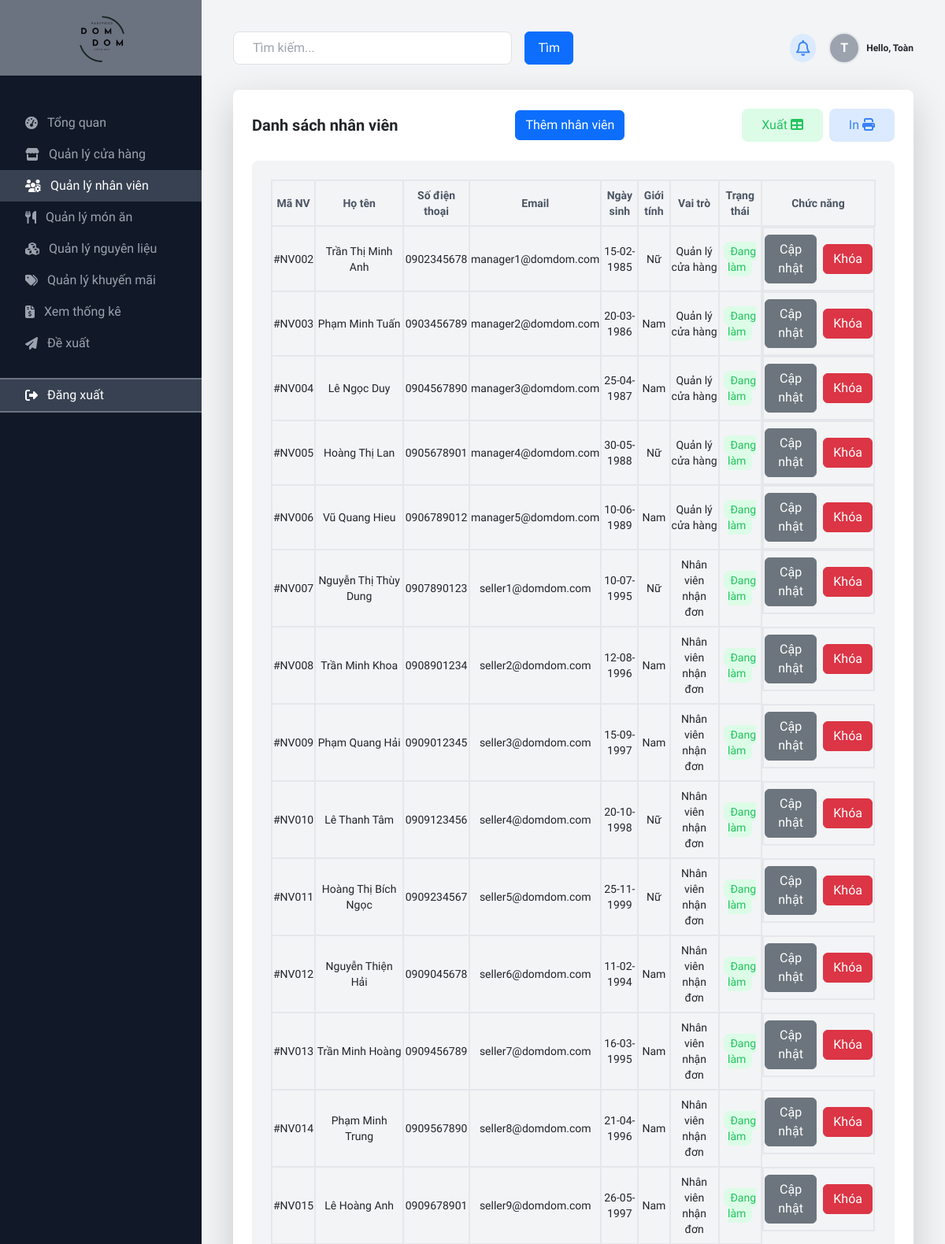
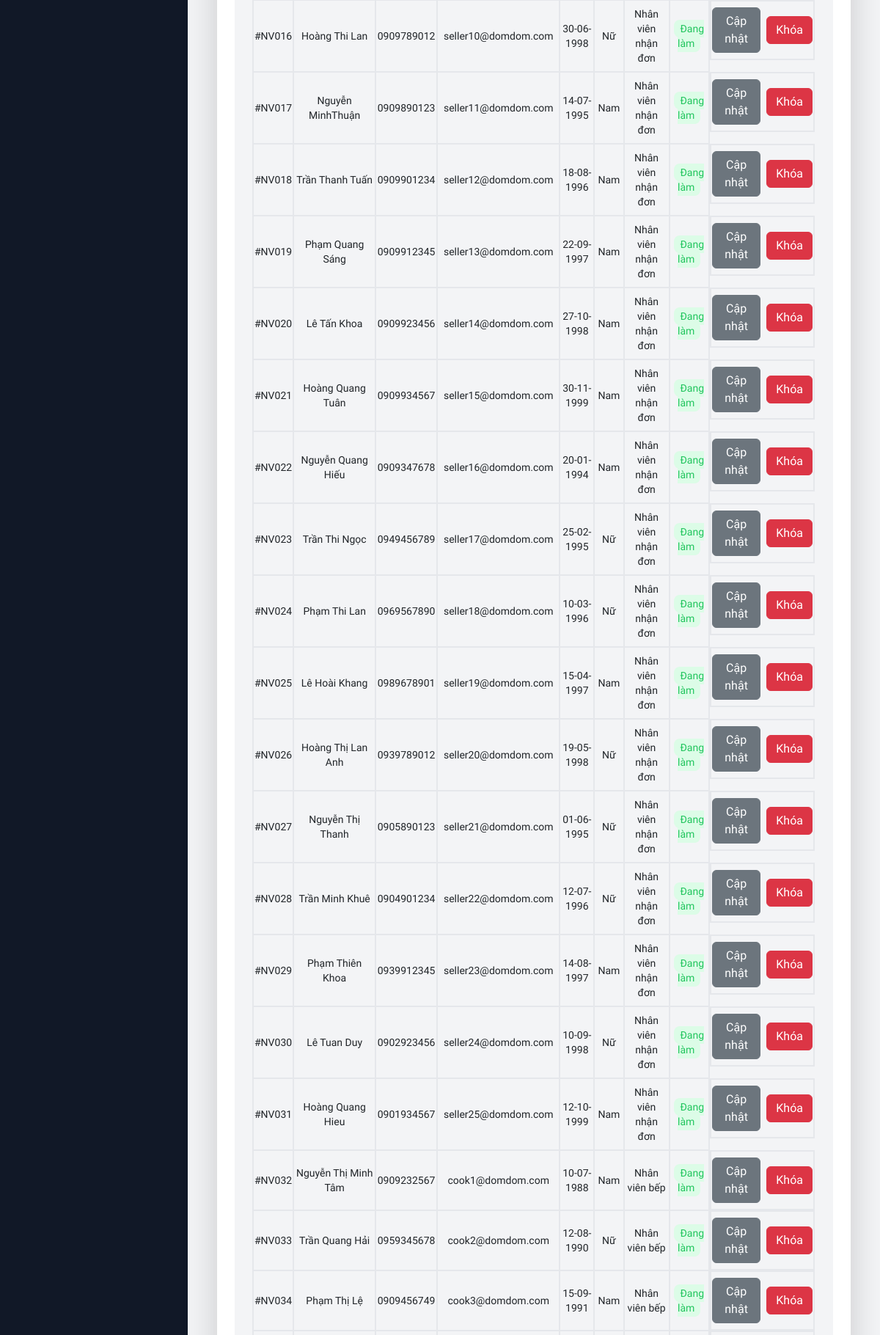
The page /view/page/admin/index.php?i=employee (signed in, upper part) on the database its author committed (2 pictures, top to bottom).
### tables this page shows
CREATE TABLE `user` (
  `userID` int(5) NOT NULL,
  `roleID` int(5) NOT NULL,
  `userName` varchar(50) NOT NULL,
  `email` varchar(50) NOT NULL,
  `password` varchar(255) NOT NULL,
  `dateBirth` date NOT NULL,
  `sex` tinyint(1) NOT NULL,
  `phoneNumber` varchar(11) DEFAULT NULL,
  `image` varchar(50) DEFAULT NULL,
  `storeID` int(5) NOT NULL,
  `status` tinyint(1) NOT NULL DEFAULT 1
);

CREATE TABLE `role` (
  `roleID` int(5) NOT NULL,
  `roleName` varchar(50) NOT NULL
);

### view/page/admin/employee/index.php (the view, shortened to what this page needs)
<div class="grid grid-cols-1 md:grid-cols-1 gap-6 mt-8">
    <div class="bg-white p-6 rounded-lg shadow-lg mb-6">
        <div class="flex justify-between items-center mb-4">
            <h2 class="text-xl font-semibold">
                Danh sách nhân viên
            </h2>
            <div class="flex items-center">
                <button type="submit" class="btn btn-primary" data-bs-toggle="modal" data-bs-target="#insertModal">Thêm nhân viên</button>
            </div>
            <div class="flex items-center">
                <button class="btn bg-green-100 text-green-500 py-2 px-4 rounded-lg mr-1 hover:bg-green-500 hover:text-white" id="export">Xuất <i class="fa-solid fa-table"></i></button>
                <button class="btn bg-blue-100 text-blue-500 py-2 px-4 rounded-lg ml-1 hover:bg-blue-500 hover:text-white" id="print">In <i class="fa-solid fa-print"></i></button>
            </div>
        </div>
        <div class="h-fit bg-gray-100 rounded-lg p-6">
            <form action="" method="POST">
                <table class="text-sm w-full text-center" id="table">
                    <thead>
                        <tr>
                            <th class="text-gray-600 border-2 py-2">Mã NV</th>
                            <th class="text-gray-600 border-2 py-2 w-28">Họ tên</th>
                            <th class="text-gray-600 border-2 py-2">Số điện thoại</th>
                            <th class="text-gray-600 border-2 py-2">Email</th>
                            <th class="text-gray-600 border-2 py-2">Ngày sinh</th>
                            <th class="text-gray-600 border-2 py-2">Giới tính</th>
                            <th class="text-gray-600 border-2 py-2">Vai trò</th>
                            <th class="text-gray-600 border-2 py-2">Trạng thái</th>
                            <th class="text-gray-600 border-2 py-2">Chức năng</th>
                        </tr>
                    </thead>
                    <tbody>
                        <?php
                        $sql = "SELECT * FROM `user` AS U JOIN `role` AS R ON U.roleID = R.roleID WHERE R.roleID != 1";
                        $result = $conn->query($sql);
                        while ($row = $result->fetch_assoc()) {
                                echo "
                                    <tr>
                                        <td class='py-2 border-2'>#NV0" . ($row["userID"] < 10 ? "0" . $row["userID"] : $row["userID"]) . "</td>
                                        <td class='py-2 border-2'>" . $row["userName"] . "</td>
                                        <td class='py-2 border-2'>" . $row["phoneNumber"] . "</td>
                                        <td class='py-2 border-2'>" . $row["email"] . "</td>
                                        <td class='py-2 border-2'>" . date("d-m-Y", strtotime($row["dateBirth"])) . "</td>
                                        <td class='py-2 border-2'>" . ($row["sex"] == 1 ? "Nam" : "Nữ") . "</td>
                                        <td class='py-2 border-2'>" . $row["roleName"] . "</td>
                                        <td class='py-2 border-2'><span class='bg-" . ($row["status"] == 1 ? "green" : "red") . "-100 text-" . ($row["status"] == 1 ? "green" : "red") . "-500 py-1 px-2 rounded-lg'>" . ($row["status"] == 1 ? "Đang làm" : "Đã nghỉ") . "</span></td>
                                        <td class='py-2 border-2 flex justify-center items-center'>
                                            <button class='btn btn-secondary mr-1' value='" . $row["userID"] . "' name='btncapnhat'>Cập nhật</button>
                                            <button class='btn btn-danger ml-1' name='btnkhoa' value='" . $row["status"] . "' onclick='this.form.userID.value=" . $row["userID"] . "'>" . ($row["status"] == 1 ? "Khóa" : "Mở") . "</button>
                                        </td>
                                    </tr>
                                    ";
                        }
                        ?>
                    </tbody>
                </table>
            </form>
        </div>
    </div>
</div>

### view/page/admin/index.php (shortened to what this page needs)
<html lang="en">
<head>
    <link href="../../css/all.css" rel="stylesheet" />
    <link href="../../css/bootstrap.min.css" rel="stylesheet">
    <script src="../../js/tailwindcss.js"></script>
</head>
<?php
$db = new Database();
$conn = $db->connect();
?>
<body class="bg-gray-900" style="scroll-behavior: smooth; font-family: 'Playwrite DE Grund', cursive;">
    <div class="flex flex-col md:flex-row" id="container">
        <div class=" w-full md:w-64" id="left">
            <div class="flex items-center justify-center h-20 w-full bg-gray-500 py-5">
                <a href="index.php">
                    <img src="../../../images/logo-nobg.png" alt="Logo" class="size-20">
                </a>
            </div>
            <nav class="mt-10">
                <a class="flex items-center py-2 px-8 text-gray-400 hover:bg-gray-700 hover:text-white adnav" id="admin" href="index.php">
                    <i class="fas fa-tachometer-alt mr-3"></i>Tổng quan
                </a>
                <a class="flex items-center py-2 px-8 text-gray-400 hover:bg-gray-700 hover:text-white adnav" id="store" href="index.php?i=store">
                    <i class="fa-solid fa-store mr-3"></i>Quản lý cửa hàng
                </a>
                <a class="flex items-center py-2 px-8 text-gray-400 hover:bg-gray-700 hover:text-white adnav" id="employee" href="index.php?i=employee">
                    <i class="fa-solid fa-users-gear mr-3"></i></i>Quản lý nhân viên
                </a>
                <a class="flex items-center py-2 px-8 text-gray-400 hover:bg-gray-700 hover:text-white adnav" id="dish" href="index.php?i=dish">
                    <i class="fa-solid fa-utensils mr-3"></i>Quản lý món ăn
                </a>
                <a class="flex items-center py-2 px-8 text-gray-400 hover:bg-gray-700 hover:text-white adnav" id="ingredient" href="index.php?i=ingredient">
                    <i class="fa-solid fa-cubes mr-3"></i>Quản lý nguyên liệu
                </a>
                <a class="flex items-center py-2 px-8 text-gray-400 hover:bg-gray-700 hover:text-white adnav" id="promotion" href="index.php?i=promotion">
                    <i class="fa-solid fa-tags mr-3"></i>Quản lý khuyến mãi
                </a>
                <a class="flex items-center py-2 px-8 text-gray-400 hover:bg-gray-700 hover:text-white adnav" id="revenue" href="index.php?i=revenue">
                    <i class="fa-solid fa-file-invoice-dollar mr-3"></i>Xem thống kê
                </a>
                <a class="flex items-center py-2 px-8 text-gray-400 hover:bg-gray-700 hover:text-white adnav" id="proposal" href="index.php?i=proposal">
                    <i class="fa-solid fa-paper-plane mr-3"></i>Đề xuất
                </a>
                <a href="#" onclick="logout()" class="flex items-center py-2 px-8 text-white border-y-2 bg-gray-700 border-gray-500 mt-4 hover:bg-gray-700 hover:text-white adnav">
                    <i class="fa-solid fa-right-from-bracket mr-3"></i>Đăng xuất
                </a>
            </nav>
        </div>
        <div class="bg-gray-100 flex-1 p-6 pb-2 md:p-10" id="right">
            <div class="flex justify-between items-center mb-6 hover:cursor-pointer">
                <div class="relative w-1/2 flex">
                    <input class="w-full py-2 px-4 mr-2 rounded-lg border border-gray-300" placeholder="Tìm kiếm..." type="text" />
                    <button type="submit" class="btn btn-primary ml-2 px-3">Tìm</button>
                </div>
                <div class="flex items-center hover:cursor-pointer">
                    <div class="ml-4 bg-blue-100 text-blue-500 p-2 rounded-full text-xl hover:bg-red-500 hover:text-white">
                        <i class="fa-regular fa-bell"></i>
                    </div>
                    <div class="ml-4 flex items-center relative user-container">
                        <div class="rounded-full mr-1 border-solid bg-gray-400 text-white font-bold border-2 w-10 h-10 flex justify-center items-center">
                            <?php
                            $userName = $_SESSION["user"][0];
                            $sql = "SELECT userID, userName FROM user WHERE userName = '$userName'";
                            $result = $conn->query($sql);
                            $row = $result->fetch_assoc();
                            $fullName = $row["userName"];
                            $name = end(explode(" ", $fullName));
                            $firstLetter = substr($name, 0, 1);
                            echo $firstLetter;
                            ?>
                        </div>
                        <span class="text-xs font-bold ml-1"> Hello,
                            <?php
                            echo $name;
                            ?>
                        </span>
                    </div>
                </div>
            </div>
            <?php
            $i = "";
            if (isset($_REQUEST["i"])) {
                $i = $_REQUEST["i"];
            } else {
                $i = "home";
            }
            if ($i != "home") {
                require("" . $_REQUEST["i"] . "/index.php");
            } else {
                require("home/index.php");
            }
            ?>
        </div>
    </div>
</body>
</html>

### view/page/admin/index.php (style rules this page uses)
.activeAd { background-color: rgb(55 65 81); color: #FFF !important; }

### rows shown on the page
user: userName "T", userName "Toàn"
user: userID "2", userName "Trần Thị Minh Anh", phoneNumber "0902345678", email "manager1@domdom.com", dateBirth "15-02-1985", sex "Nữ", roleID.roleName "Quản lý cửa hàng", status "Đang làm"
user: userID "3", userName "Phạm Minh Tuấn", phoneNumber "0903456789", email "manager2@domdom.com", dateBirth "20-03-1986", sex "Nam", roleID.roleName "Quản lý cửa hàng", status "Đang làm"
user: userID "4", userName "Lê Ngọc Duy", phoneNumber "0904567890", email "manager3@domdom.com", dateBirth "25-04-1987", sex "Nam", roleID.roleName "Quản lý cửa hàng", status "Đang làm"
user: userID "5", userName "Hoàng Thị Lan", phoneNumber "0905678901", email "manager4@domdom.com", dateBirth "30-05-1988", sex "Nữ", roleID.roleName "Quản lý cửa hàng", status "Đang làm"
user: userID "6", userName "Vũ Quang Hieu", phoneNumber "0906789012", email "manager5@domdom.com", dateBirth "10-06-1989", sex "Nam", roleID.roleName "Quản lý cửa hàng", status "Đang làm"
user: userID "7", userName "Nguyễn Thị Thùy Dung", phoneNumber "0907890123", email "seller1@domdom.com", dateBirth "10-07-1995", sex "Nữ", roleID.roleName "Nhân viên nhận đơn", status "Đang làm"
user: userID "8", userName "Trần Minh Khoa", phoneNumber "0908901234", email "seller2@domdom.com", dateBirth "12-08-1996", sex "Nam", roleID.roleName "Nhân viên nhận đơn", status "Đang làm"
user: userID "9", userName "Phạm Quang Hải", phoneNumber "0909012345", email "seller3@domdom.com", dateBirth "15-09-1997", sex "Nam", roleID.roleName "Nhân viên nhận đơn", status "Đang làm"
user: userID "10", userName "Lê Thanh Tâm", phoneNumber "0909123456", email "seller4@domdom.com", dateBirth "20-10-1998", sex "Nữ", roleID.roleName "Nhân viên nhận đơn", status "Đang làm"
user: userID "11", userName "Hoàng Thị Bích Ngọc", phoneNumber "0909234567", email "seller5@domdom.com", dateBirth "25-11-1999", sex "Nữ", roleID.roleName "Nhân viên nhận đơn", status "Đang làm"
user: userID "12", userName "Nguyễn Thiện Hải", phoneNumber "0909045678", email "seller6@domdom.com", dateBirth "11-02-1994", sex "Nam", roleID.roleName "Nhân viên nhận đơn", status "Đang làm"
user: userID "13", userName "Trần Minh Hoàng", phoneNumber "0909456789", email "seller7@domdom.com", dateBirth "16-03-1995", sex "Nam", roleID.roleName "Nhân viên nhận đơn", status "Đang làm"
user: userID "14", userName "Phạm Minh Trung", phoneNumber "0909567890", email "seller8@domdom.com", dateBirth "21-04-1996", sex "Nam", roleID.roleName "Nhân viên nhận đơn", status "Đang làm"
user: userID "15", userName "Lê Hoàng Anh", phoneNumber "0909678901", email "seller9@domdom.com", dateBirth "26-05-1997", sex "Nam", roleID.roleName "Nhân viên nhận đơn", status "Đang làm"
user: userID "16", userName "Hoàng Thi Lan", phoneNumber "0909789012", email "seller10@domdom.com", dateBirth "30-06-1998", sex "Nữ", roleID.roleName "Nhân viên nhận đơn", status "Đang làm"
user: userID "17", userName "Nguyễn MinhThuận", phoneNumber "0909890123", email "seller11@domdom.com", dateBirth "14-07-1995", sex "Nam", roleID.roleName "Nhân viên nhận đơn", status "Đang làm"
user: userID "18", userName "Trần Thanh Tuấn", phoneNumber "0909901234", email "seller12@domdom.com", dateBirth "18-08-1996", sex "Nam", roleID.roleName "Nhân viên nhận đơn", status "Đang làm"
user: userID "19", userName "Phạm Quang Sáng", phoneNumber "0909912345", email "seller13@domdom.com", dateBirth "22-09-1997", sex "Nam", roleID.roleName "Nhân viên nhận đơn", status "Đang làm"
user: userID "20", userName "Lê Tấn Khoa", phoneNumber "0909923456", email "seller14@domdom.com", dateBirth "27-10-1998", sex "Nam", roleID.roleName "Nhân viên nhận đơn", status "Đang làm"
user: userID "21", userName "Hoàng Quang Tuân", phoneNumber "0909934567", email "seller15@domdom.com", dateBirth "30-11-1999", sex "Nam", roleID.roleName "Nhân viên nhận đơn", status "Đang làm"
user: userID "22", userName "Nguyễn Quang Hiếu", phoneNumber "0909347678", email "seller16@domdom.com", dateBirth "20-01-1994", sex "Nam", roleID.roleName "Nhân viên nhận đơn", status "Đang làm"
user: userID "23", userName "Trần Thi Ngọc", phoneNumber "0949456789", email "seller17@domdom.com", dateBirth "25-02-1995", sex "Nữ", roleID.roleName "Nhân viên nhận đơn", status "Đang làm"
user: userID "24", userName "Phạm Thi Lan", phoneNumber "0969567890", email "seller18@domdom.com", dateBirth "10-03-1996", sex "Nữ", roleID.roleName "Nhân viên nhận đơn", status "Đang làm"
user: userID "25", userName "Lê Hoài Khang", phoneNumber "0989678901", email "seller19@domdom.com", dateBirth "15-04-1997", sex "Nam", roleID.roleName "Nhân viên nhận đơn", status "Đang làm"
user: userID "26", userName "Hoàng Thị Lan Anh", phoneNumber "0939789012", email "seller20@domdom.com", dateBirth "19-05-1998", sex "Nữ", roleID.roleName "Nhân viên nhận đơn", status "Đang làm"
user: userID "27", userName "Nguyễn Thị Thanh", phoneNumber "0905890123", email "seller21@domdom.com", dateBirth "01-06-1995", sex "Nữ", roleID.roleName "Nhân viên nhận đơn", status "Đang làm"
user: userID "28", userName "Trần Minh Khuê", phoneNumber "0904901234", email "seller22@domdom.com", dateBirth "12-07-1996", sex "Nữ", roleID.roleName "Nhân viên nhận đơn", status "Đang làm"
user: userID "29", userName "Phạm Thiên Khoa", phoneNumber "0939912345", email "seller23@domdom.com", dateBirth "14-08-1997", sex "Nam", roleID.roleName "Nhân viên nhận đơn", status "Đang làm"
user: userID "30", userName "Lê Tuan Duy", phoneNumber "0902923456", email "seller24@domdom.com", dateBirth "10-09-1998", sex "Nữ", roleID.roleName "Nhân viên nhận đơn", status "Đang làm"
user: userID "31", userName "Hoàng Quang Hieu", phoneNumber "0901934567", email "seller25@domdom.com", dateBirth "12-10-1999", sex "Nam", roleID.roleName "Nhân viên nhận đơn", status "Đang làm"
user: userID "32", userName "Nguyễn Thị Minh Tâm", phoneNumber "0909232567", email "cook1@domdom.com", dateBirth "10-07-1988", sex "Nam", roleID.roleName "Nhân viên bếp", status "Đang làm"
user: userID "33", userName "Trần Quang Hải", phoneNumber "0959345678", email "cook2@domdom.com", dateBirth "12-08-1990", sex "Nữ", roleID.roleName "Nhân viên bếp", status "Đang làm"
user: userID "34", userName "Phạm Thị Lệ", phoneNumber "0909456749", email "cook3@domdom.com", dateBirth "15-09-1991", sex "Nam", roleID.roleName "Nhân viên bếp", status "Đang làm"
